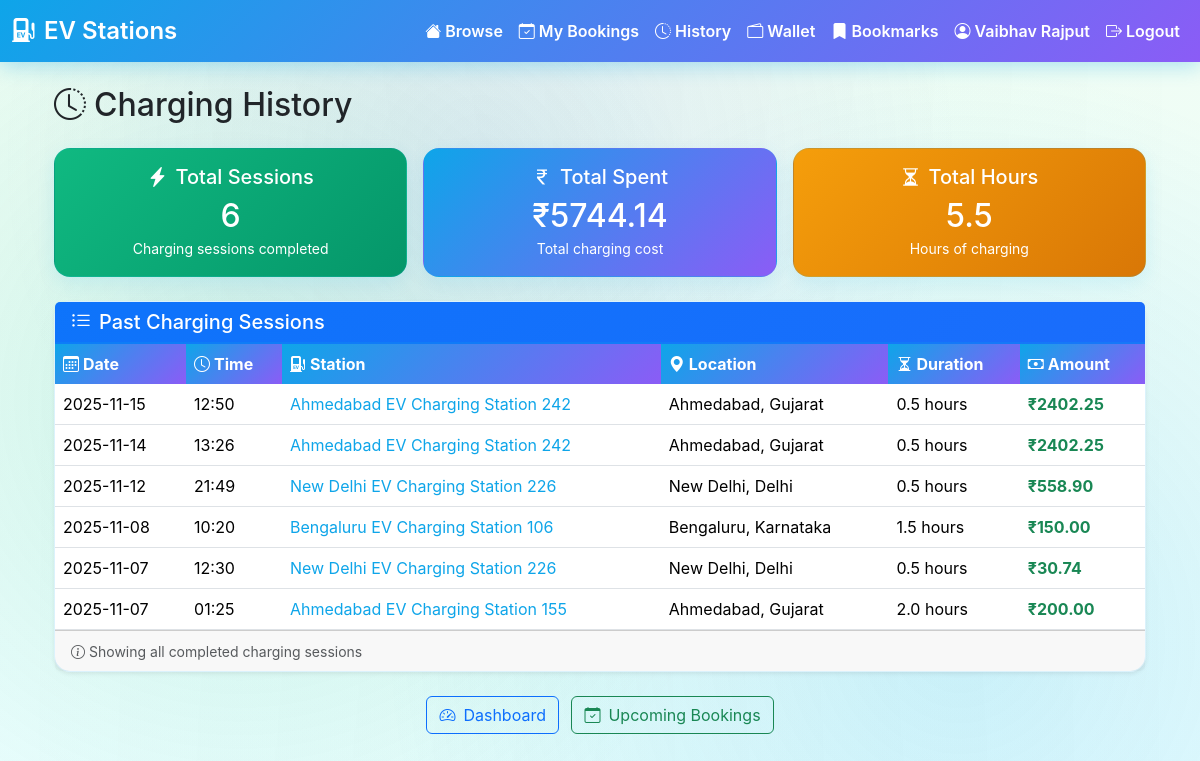
The app's page /charging-history (signed in) with its own data.
### tables this page shows
CREATE TABLE bookings (
  id INTEGER PRIMARY KEY AUTOINCREMENT,
  user_id INTEGER NOT NULL,
  station_id TEXT NOT NULL,
  booking_date DATE NOT NULL,
  booking_time TEXT NOT NULL,
  duration_hours REAL NOT NULL,
  total_amount REAL NOT NULL,
  payment_status TEXT DEFAULT 'pending',
  booking_status TEXT DEFAULT 'confirmed',
  created_at TIMESTAMP DEFAULT CURRENT_TIMESTAMP,
  FOREIGN KEY (user_id) REFERENCES users(id),
  FOREIGN KEY (station_id) REFERENCES ev_charging_stations_reduced(station_id)
);

CREATE TABLE ev_charging_stations_reduced (
  station_id TEXT,
  name TEXT,
  operator TEXT,
  state TEXT,
  city TEXT,
  pincode TEXT,
  charger_types TEXT,
  number_of_chargers TEXT,
  power_kW_each TEXT,
  price_per_kWh_INR TEXT,
  tariff_type TEXT,
  payment_methods TEXT,
  opening_hours TEXT,
  contact_number TEXT,
  email TEXT,
  station_rating TEXT,
  num_reviews TEXT,
  parking_spaces TEXT,
  amenities TEXT,
  reservation_supported TEXT,
  fast_charging_supported TEXT,
  nearby_landmark TEXT,
  uptime_percent TEXT,
  status TEXT,
  latitude REAL,
  longitude REAL,
  PRIMARY KEY (station_id)
);

### flask_app/routes.py (the view)
@bp.route("/charging-history")
def charging_history():
    if not f.session.get("user_id"):
        f.flash("Please login", "warning")
        return f.redirect(f.url_for("main.user_login"))
    user_id = f.session.get("user_id")
    history_data = get_user_charging_history(user_id)
    return f.render_template("user_charging_history.html",
                           history=history_data['history'],
                           total_sessions=history_data['total_sessions'],
                           total_spent=history_data['total_spent'],
                           total_hours=history_data['total_hours'])

### app_db.py (called while the page is built)
def get_conn():
    DB_PATH.parent.mkdir(parents=True, exist_ok=True)
    return sqlite3.connect(DB_PATH)

### templates/user_charging_history.html (shortened to what this page needs)
{% extends "base.html" %}
{% block content %}
<div class="container mt-4">
  <h2 class="mb-4"><i class="bi bi-clock-history me-2"></i>Charging History</h2>
  <div class="row g-3 mb-4">
    <div class="col-md-4">
      <div class="card text-center" style="background: linear-gradient(135deg, #10b981 0%, #059669 100%); color: white;">
        <div class="card-body">
          <h5 class="card-title"><i class="bi bi-lightning-charge-fill me-2"></i>Total Sessions</h5>
          <h2 class="mb-0">{{ total_sessions }}</h2>
          <small>Charging sessions completed</small>
        </div>
      </div>
    </div>
    <div class="col-md-4">
      <div class="card text-center" style="background: linear-gradient(135deg, #0ea5e9 0%, #8b5cf6 100%); color: white;">
        <div class="card-body">
          <h5 class="card-title"><i class="bi bi-currency-rupee me-2"></i>Total Spent</h5>
          <h2 class="mb-0">₹{{ "%.2f"|format(total_spent) }}</h2>
          <small>Total charging cost</small>
        </div>
      </div>
    </div>
    <div class="col-md-4">
      <div class="card text-center" style="background: linear-gradient(135deg, #f59e0b 0%, #d97706 100%); color: white;">
        <div class="card-body">
          <h5 class="card-title"><i class="bi bi-hourglass-split me-2"></i>Total Hours</h5>
          <h2 class="mb-0">{{ "%.1f"|format(total_hours) }}</h2>
          <small>Hours of charging</small>
        </div>
      </div>
    </div>
  </div>
  {% if history %}
  <div class="card shadow-sm">
    <div class="card-header bg-primary text-white">
      <h5 class="mb-0"><i class="bi bi-list-ul me-2"></i>Past Charging Sessions</h5>
    </div>
    <div class="card-body p-0">
      <div class="table-responsive">
        <table class="table table-hover mb-0">
          <thead class="table-light">
            <tr>
              <th><i class="bi bi-calendar3 me-1"></i>Date</th>
              <th><i class="bi bi-clock me-1"></i>Time</th>
              <th><i class="bi bi-ev-station-fill me-1"></i>Station</th>
              <th><i class="bi bi-geo-alt-fill me-1"></i>Location</th>
              <th><i class="bi bi-hourglass-split me-1"></i>Duration</th>
              <th><i class="bi bi-cash me-1"></i>Amount</th>
            </tr>
          </thead>
          <tbody>
            {% for h in history %}
            <tr>
              <td>{{ h.booking_date }}</td>
              <td>{{ h.booking_time }}</td>
              <td>
                <a href="{{ url_for('main.station_detail', station_id=h.station_id) }}" class="text-decoration-none">
                  {{ h.station_name }}
                </a>
              </td>
              <td>{{ h.city }}, {{ h.state }}</td>
              <td>{{ h.duration_hours }} hour{{ 's' if h.duration_hours != 1 else '' }}</td>
              <td class="text-success fw-bold">₹{{ "%.2f"|format(h.total_amount) }}</td>
            </tr>
            {% endfor %}
          </tbody>
        </table>
      </div>
    </div>
    <div class="card-footer text-muted">
      <small><i class="bi bi-info-circle me-1"></i>Showing all completed charging sessions</small>
    </div>
  </div>
  {% endif %}
  <div class="mt-4 text-center">
    <a href="{{ url_for('main.user_dashboard') }}" class="btn btn-outline-primary me-2">
      <i class="bi bi-speedometer2 me-2"></i>Dashboard
    </a>
    <a href="{{ url_for('main.my_bookings') }}" class="btn btn-outline-success">
      <i class="bi bi-calendar-check me-2"></i>Upcoming Bookings
    </a>
  </div>
</div>
{% endblock %}

### static/css/base.css (style rules this page uses)
:root { --ev-green: #10b981; --ev-blue: #0ea5e9; --ev-purple: #8b5cf6; --ev-dark: #1e293b; --ev-light-bg: #f0fdf4; --ev-card-bg: #ffffff; --ev-gradient-1: linear-gradient(135deg, #0ea5e9 0%, #8b5cf6 100%); --ev-gradient-2: linear-gradient(135deg, #10b981 0%, #0ea5e9 100%); --ev-gradient-3: linear-gradient(135deg, #f59e0b 0%, #ef4444 100%); }
body { font-family: 'Inter', system-ui, -apple-system, Segoe UI, Roboto, Arial, sans-serif; background: linear-gradient(135deg, #0f2027 0%, #203a43 25%, #2c5364 50%, #0a4d4e 75%, #134e5e 100%); background-attachment: fixed; min-height: 100vh; position: relative; overflow-x: hidden; }
body::before { content: ''; position: fixed; top: 0; left: 0; width: 100%; height: 100%; background-image: radial-gradient(circle at 20% 50%, rgba(16, 185, 129, 0.15) 0%, transparent 50%), radial-gradient(circle at 80% 80%, rgba(14, 165, 233, 0.15) 0%, transparent 50%), radial-gradient(circle at 40% 20%, rgba(139, 92, 246, 0.1) 0%, transparent 50%); pointer-events: none; z-index: 0; }
body::after { content: ''; position: fixed; top: 0; left: 0; width: 100%; height: 100%; background: linear-gradient(90deg, transparent 0%, rgba(16, 185, 129, 0.03) 50%, transparent 100%); animation: electricFlow 8s ease-in-out infinite; pointer-events: none; z-index: 0; }
.container, .navbar, .card { position: relative; z-index: 1; }
.card { border-radius: 16px; border: 1px solid rgba(14,165,233,0.15); background: var(--ev-card-bg); box-shadow: 0 4px 20px rgba(0,0,0,0.05); transition: all 0.3s ease; }

### templates/base.html (style rules this page uses)
:root { --brand-primary:#0ea5e9; --brand-secondary:#10b981; --brand-accent:#8b5cf6; --bg-soft:linear-gradient(to bottom, #f0fdf4 0%, #ecfeff 100%); --text-muted:#64748b; }
body { background: linear-gradient(to bottom, #f0fdf4 0%, #ecfeff 100%); min-height: 100vh; }
.table thead th { background: linear-gradient(135deg, #0ea5e9, #8b5cf6); color: white !important; border-bottom: none; }
.card { box-shadow: 0 6px 18px rgba(14,165,233,0.1); border: 1px solid rgba(14,165,233,0.15); }
.card-header { background: linear-gradient(135deg, rgba(14,165,233,0.1), rgba(139,92,246,0.1)); font-weight: 700; color: #0f172a; border-bottom: 2px solid rgba(14,165,233,0.2); }
a { color: var(--brand-primary); }

### records on screen
bookings: booking_date "2025-11-15", booking_time "12:50", station_name "Ahmedabad EV Charging Station 242", city "Ahmedabad", state "Gujarat", duration_hours "0.5", duration_hours "s", total_amount "2402.25"
bookings: booking_date "2025-11-14", booking_time "13:26", station_name "Ahmedabad EV Charging Station 242", city "Ahmedabad", state "Gujarat", duration_hours "0.5", duration_hours "s", total_amount "2402.25"
bookings: booking_date "2025-11-12", booking_time "21:49", station_name "New Delhi EV Charging Station 226", city "New Delhi", state "Delhi", duration_hours "0.5", duration_hours "s", total_amount "558.90"
bookings: booking_date "2025-11-08", booking_time "10:20", station_name "Bengaluru EV Charging Station 106", city "Bengaluru", state "Karnataka", duration_hours "1.5", duration_hours "s", total_amount "150.00"
bookings: booking_date "2025-11-07", booking_time "12:30", station_name "New Delhi EV Charging Station 226", city "New Delhi", state "Delhi", duration_hours "0.5", duration_hours "s", total_amount "30.74"
bookings: booking_date "2025-11-07", booking_time "01:25", station_name "Ahmedabad EV Charging Station 155", city "Ahmedabad", state "Gujarat", duration_hours "2.0", duration_hours "s", total_amount "200.00"

### other values on screen
{{ session.get('user_name', session.get('user_email')) }} "Vaibhav Rajput"
{{ total_sessions }} "6"
{{ "%.2f"|format(total_spent) }} "5744.14"
{{ "%.1f"|format(total_hours) }} "5.5"
